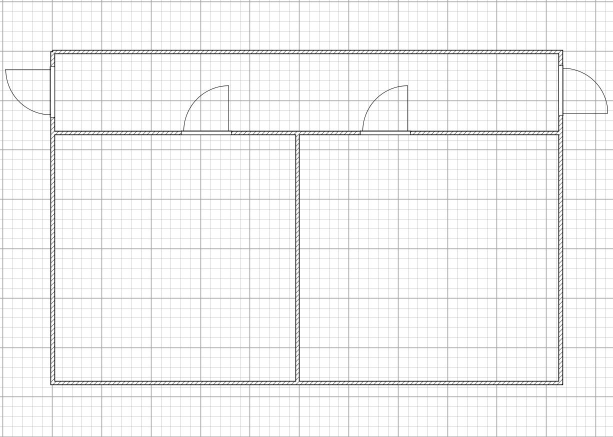
#> input picture 1.jpg, 1226 x 873 px (shown at 1/2 size)
$ python Fire_Safety.py
#> lines starting #> are read from the running program, lines starting #| are printed output that depends on the picture; after the words box and inside, x2 and y2 are one past the last pixel; in counts of white or black regions, pixels touching at a corner belong together
import cv2
import numpy as np
import serial
import datetime
import time


firein1 = 0
firein2 = 0
firein3 = 0
firein4 = 0
hroom1 = 0
hroom2 = 0
hpass1 = 0

try:
    ser1 = serial.Serial('COM3', 9600, timeout=0)  # COM порт режима
    ser2 = serial.Serial('COM4', 9600, timeout=0)  # COM порт экрана
except:
    print('ERROR:  Ошибка подключения COM портов')
    sys.exit()


if __name__ == '__main__':
    def nothing(*arg):
        pass


    #Создаем окна
    cv2.namedWindow('room1cam1')  # создаем окно комната 1 камера 1
    cv2.namedWindow('room2cam1')  # создаем окно комната 1 камера 1
    #cv2.namedWindow('passcam1')  # создаем окно коридор камера 1
    #cv2.namedWindow('passcam2')  # создаем окно коридор камера 2
    cv2.namedWindow('plan')  # создаем главное окно
    cv2.namedWindow('settings', cv2.WINDOW_NORMAL)  # создаем окно настроек

    # создаем бегунки для настройки
    cv2.createTrackbar('sens Fire', 'settings', 0, 5, nothing)
    cv2.createTrackbar('sens H1', 'settings', 0, 5, nothing)
    cv2.createTrackbar('sens_ H2', 'settings', 0, 5, nothing)
    cv2.createTrackbar('detect', 'settings', 0, 5, nothing)
    cv2.createTrackbar('FIRE ALARM', 'settings', 0, 1, nothing)
    crange = [0, 0, 0, 0, 0, 0, 0, 0, 0]

    #Подключаем камеры
    cap0 = cv2.VideoCapture(0, cv2.CAP_DSHOW)  # комната 1 камера 1
    cap0.set(cv2.CAP_PROP_FPS, 15)
    cap0.set(3, 640)
    cap0.set(4, 480)

    cap1 = cv2.VideoCapture(1, cv2.CAP_DSHOW)  # комната 1 камера 2
    cap1.set(cv2.CAP_PROP_FPS, 15)
    cap1.set(3, 640)
    cap1.set(4, 480)

    # [12 lines of commented-out code are left out]
    imgfile = cv2.imread('1.jpg')
#> imgfile is the input picture: shape (873, 1226, 3); min 0, max 255, mean 244
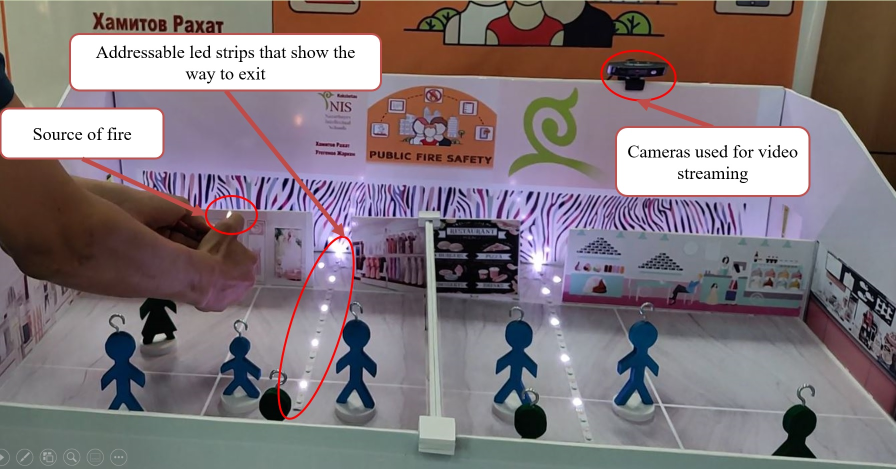
#> input picture photo_1.jpg, 1792 x 938 px, given in place of the camera (shown at 1/2 size)
#> further down, img0 is the input picture: shape (938, 1792, 3); mean B, G, R 122.9, 118, 128.6


#функция обнаружения огня
def firedetect(hsvV,sens_fire,detect,nroom):
#> called with sens_fire = 0, detect = 0, nroom = 'room1'
    global firein1
    global firein2
    global firein3
    global firein4

    if sens_fire == 0:
        h_min = np.array((0, 93, 241), np.uint8)
        h_max = np.array((172, 199, 255), np.uint8)

    if sens_fire == 1:
        h_min = np.array((0, 94, 241), np.uint8)
        h_max = np.array((96, 150, 255), np.uint8)

    if sens_fire == 2:
        h_min = np.array((176, 93, 173), np.uint8)
        h_max = np.array((255, 224, 255), np.uint8)

    if sens_fire == 3:
        h_min = np.array((147, 19, 174), np.uint8)
        h_max = np.array((255, 240, 255), np.uint8)

    if sens_fire == 4:
        h_min = np.array((165, 64, 155), np.uint8)
        h_max = np.array((191, 175, 255), np.uint8)

    if sens_fire == 5:
        h_min = np.array((0, 137, 125), np.uint8)
        h_max = np.array((182, 255, 255), np.uint8)

    if detect == 0:
        fdetect = 100
        ldetect = 500
    if detect == 1:
        fdetect = 100
        ldetect = 1000
    if detect == 2:
        fdetect = 100
        ldetect = 20000
    if detect == 3:
        fdetect = 10000
        ldetect = 20000
    if detect == 4:
        fdetect = 12000
        ldetect = 40000
    if detect == 5:
        fdetect = 500
        ldetect = 50000

    # накладываем фильтр на кадр в модели HSV
    thresh = cv2.inRange(hsvV, h_min, h_max)
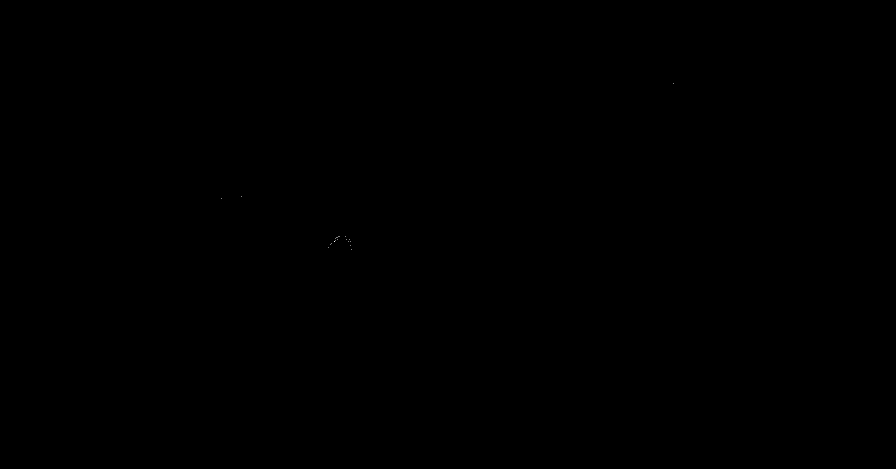
#> thresh: shape (938, 1792) (shown at 1/2 size); 0% white in thin lines or dots, all inside (x1, y1, x2, y2) = (443, 166, 1347, 500)

    # кординаты центра огня
    moments = cv2.moments(thresh, 1)
#> moments = moments, m00 22, centre m10/m00, m01/m00 = (690.2, 459.1)
    dM01 = moments['m01']
#> dM01 = 10101
    dM10 = moments['m10']
#> dM10 = 15184
    dArea = moments['m00']
#> dArea = 22

    thresh = cv2.GaussianBlur(thresh, (5, 5), 2)  # размываем кадр

    no_red = cv2.countNonZero(thresh)  # Функция возвращает количество ненулевых элементов
#> no_red = 444
    print('FIRE-',no_red)
#| FIRE- 444
#| FIRE- 444
    if ((int(no_red) > fdetect) and (int(no_red) < ldetect)):

        # Выводим кординаты огня
        if dArea > 100:
            x = int(dM10 / dArea)
            y = int(dM01 / dArea)
            cv2.circle(imgfile, (x, y), 5, (0, 0, 255), 2)

            if nroom == 'room1':
                firein1 = 1
                cv2.putText(imgfile, "FIRE", (640-x, 810-y),
                            cv2.FONT_HERSHEY_SIMPLEX, 1, (0, 0, 255), 2)
            if nroom == 'room2':
                firein2 = 1
                cv2.putText(imgfile, "FIRE",(1200-x, 810-y),
                            cv2.FONT_HERSHEY_SIMPLEX, 1, (0, 0, 255), 2)
            if nroom == 'pass1':
                firein3 = 1
                cv2.putText(imgfile, "FIRE",(40,180),
                            cv2.FONT_HERSHEY_SIMPLEX, 1, (0, 0, 255), 2)
            if nroom == 'pass2':
                firein4 = 1
                cv2.putText(imgfile, "FIRE",(1120, 180),
                            cv2.FONT_HERSHEY_SIMPLEX, 1, (0, 0, 255), 2)

            cv2.createTrackbar('FIRE ALARM', 'settings', 1, 1, nothing)

#Функция обнаружения людей
def humandetect(hsvVV,nroom):
#> called with nroom = 'room1'
    total = 0
    #Зеленые человечки
    if sens_fire == 0:
        h_min = np.array((60, 42, 32), np.uint8)
        h_max = np.array((81, 157, 97), np.uint8)

    if sens_fire == 1:
        h_min = np.array((37, 73, 0), np.uint8)
        h_max = np.array((81, 255, 255), np.uint8)

    if sens_fire == 2:
        h_min = np.array((144, 27, 34), np.uint8)
        h_max = np.array((80, 92, 64), np.uint8)

    if sens_fire == 3:
        h_min = np.array((0, 33, 0), np.uint8)
        h_max = np.array((75, 97, 52), np.uint8)

    if sens_fire == 4:
        h_min = np.array((59, 74, 6), np.uint8)
        h_max = np.array((102, 118, 52), np.uint8)

    if sens_fire == 5:
        h_min = np.array((60, 42, 32), np.uint8)
        h_max = np.array((81, 157, 97), np.uint8)


    hsvVVV = cv2.cvtColor(hsvVV, cv2.COLOR_BGR2HSV)
#> hsvVVV: shape (938, 1792, 3); mean H, S, V 88.1, 63.6, 137.7
    green = cv2.inRange(hsvVVV, h_min, h_max)
#> green: shape (938, 1792); 0.02% white in thin lines or dots, all inside (x1, y1, x2, y2) = (21, 1, 1632, 917)
    gray = cv2.GaussianBlur(green, (3, 3), 0)
    edged = cv2.Canny(gray, 10, 250)
#> edged: shape (938, 1792); 0.06% white in thin lines or dots, all inside (x1, y1, x2, y2) = (20, 0, 1633, 918)
    #kernel = cv2.getStructuringElement(cv2.MORPH_RECT, (21, 21), (10, 10))
    kernel = cv2.getStructuringElement(cv2.MORPH_RECT, (14, 14), (5, 5))
    closed = cv2.morphologyEx(edged, cv2.MORPH_CLOSE, kernel)
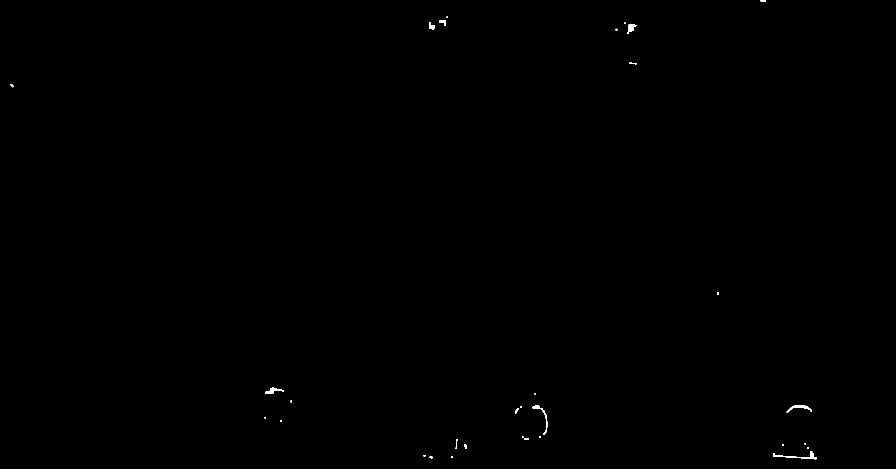
#> closed: shape (938, 1792) (shown at 1/2 size); 0.11% white; 31 white regions (16 under 20 px)
    cnts, _ = cv2.findContours(closed.copy(), cv2.RETR_EXTERNAL, cv2.CHAIN_APPROX_SIMPLE)
#> cnts = 31 contours, 20 with area under 20; largest, box (x1, y1, x2, y2) and area: (1546, 902, 1634, 919) 240, (1573, 810, 1624, 826) 215, (1065, 810, 1095, 870) 164, (1254, 48, 1273, 68) 155, (530, 775, 568, 788) 149

    for c in cnts:
        # аппроксимируем (сглаживаем) контур
        peri = cv2.arcLength(c, True)
        approx = cv2.approxPolyDP(c, 0.0008 * peri, True)

        # если количество вершин = то считаем
        if ((len(approx) > 60) and (len(approx) < 160)):

            moments = cv2.moments(approx, 1)
            dM01 = moments['m01']
            dM10 = moments['m10']
            dArea = moments['m00']
            if dArea > 100:
                x = int(dM10 / dArea)
                y = int(dM01 / dArea)
                #cv2.circle(hsvVV, (x, y), 5, (0, 0, 255), 2)
                if nroom == 'room1':
                    #cv2.putText(hsvVV, "o", (x + 10, y - 10),
                                #cv2.FONT_HERSHEY_SIMPLEX, 1, (0, 0, 255), 2)
                    cv2.putText(imgfile, "o", (640-x, 810-y),
                            cv2.FONT_HERSHEY_SIMPLEX, 1, (255, 0, 255), 2)

                if nroom == 'room2':
                    #cv2.putText(hsvVV, "%d-%d" % (x, y), (x + 10, y - 10),
                                #cv2.FONT_HERSHEY_SIMPLEX, 1, (0, 0, 255), 2)
                    cv2.putText(imgfile, "o", (1200-x, 810-y),
                            cv2.FONT_HERSHEY_SIMPLEX, 1, (255, 0, 255), 2)


                if nroom == 'pass1':
                    cv2.putText(hsvVV, "%d-%d" % (x, y), (x + 10, y - 10),
                                cv2.FONT_HERSHEY_SIMPLEX, 1, (0, 0, 255), 2)

                if nroom == 'pass2':
                    cv2.putText(hsvVV, "%d-%d" % (x, y), (x + 10, y - 10),
                                cv2.FONT_HERSHEY_SIMPLEX, 1, (0, 0, 255), 2)


            cv2.drawContours(hsvVV, [approx], -1, (0, 255, 0), 4)
            total += 1
#> this loop made 31 passes
#> (peri, dM01, dM10, dArea, x, y, total) on pass 18: (171, 136702.2, 178159.2, 164.5, 1083, 831, 1)
#> peri on passes 1, 4, 5, 6, 7, 9: 15.41, 211.5, 10.83, 10.83, 24.49, 44.83
#> hsvVV: shape (938, 1792, 3); 0.03% of pixels changed, all inside (x1, y1, x2, y2) = (1063, 808, 1097, 872)
#> after the loop, total = 1

    # Синии человечки
    if sens_fire == 0:
        h_min = np.array((99, 122, 0), np.uint8)
        h_max = np.array((255, 255, 255), np.uint8)

    if sens_fire == 1:
        h_min = np.array((96, 157, 24), np.uint8)
        h_max = np.array((173, 255, 255), np.uint8)

    if sens_fire == 2:
        h_min = np.array((46, 47, 26), np.uint8)
        h_max = np.array((113, 197, 123), np.uint8)

    if sens_fire == 3:
        h_min = np.array((91, 102, 39), np.uint8)
        h_max = np.array((114, 178, 98), np.uint8)

    if sens_fire == 4:
        h_min = np.array((98, 128, 0), np.uint8)
        h_max = np.array((111, 175, 186), np.uint8)

    if sens_fire == 5:
        h_min = np.array((94, 99, 46), np.uint8)
        h_max = np.array((151, 199, 106), np.uint8)

    hsvVVV = cv2.cvtColor(hsvVV, cv2.COLOR_BGR2HSV)
#> hsvVVV: shape (938, 1792, 3); mean H, S, V 88.1, 63.7, 137.8
    green = cv2.inRange(hsvVVV, h_min, h_max)
#> green: shape (938, 1792); 5.3% white; 1109 white regions (870 under 20 px), largest, box (x1, y1, x2, y2) and area: (1229, 642, 1317, 811) 7809, (202, 663, 290, 822) 7668, (673, 632, 753, 817) 7606
    gray = cv2.GaussianBlur(green, (3, 3), 0)
    edged = cv2.Canny(gray, 10, 250)
#> edged: shape (938, 1792); 2.5% white in thin lines or dots
    # kernel = cv2.getStructuringElement(cv2.MORPH_RECT, (21, 21), (10, 10))
    kernel = cv2.getStructuringElement(cv2.MORPH_RECT, (14, 14), (5, 5))
    closed = cv2.morphologyEx(edged, cv2.MORPH_CLOSE, kernel)
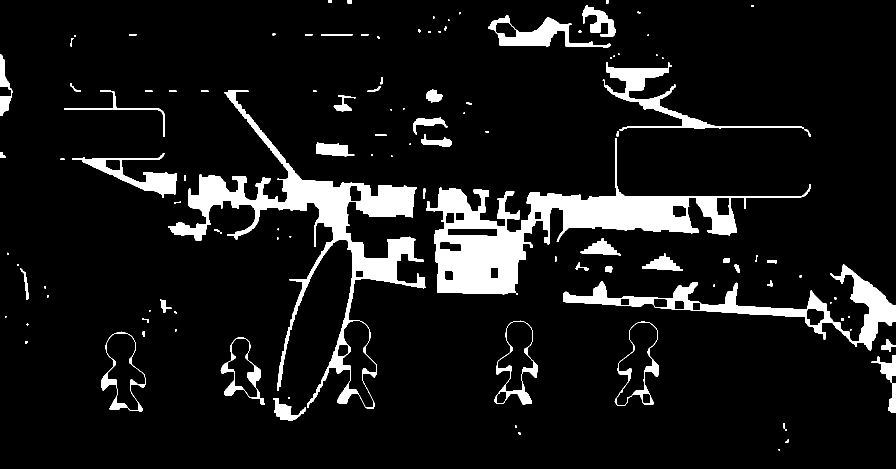
#> closed: shape (938, 1792) (shown at 1/2 size); 9.1% white; 116 white regions (43 under 20 px)
    cnts, _ = cv2.findContours(closed.copy(), cv2.RETR_EXTERNAL, cv2.CHAIN_APPROX_SIMPLE)
#> cnts = 116 contours, 57 with area under 20; largest, box (x1, y1, x2, y2) and area: (853, 276, 1622, 589) 53872, (336, 180, 851, 818) 47563, (1126, 529, 1792, 701) 18983, (1229, 642, 1318, 812) 8240, (203, 663, 291, 823) 8046

    for c in cnts:
        # аппроксимируем (сглаживаем) контур
        peri = cv2.arcLength(c, True)
        approx = cv2.approxPolyDP(c, 0.0008 * peri, True)

        # если количество вершин = то считаем
        if ((len(approx) > 60) and (len(approx) < 160)):

            moments = cv2.moments(approx, 1)
            dM01 = moments['m01']
            dM10 = moments['m10']
            dArea = moments['m00']
            if dArea > 100:
                x = int(dM10 / dArea)
                y = int(dM01 / dArea)
                #cv2.circle(hsvVV, (x, y), 5, (0, 0, 255), 1)
                if nroom == 'room1':
                    #cv2.putText(hsvVV, "%d-%d" % (x, y), (x + 10, y - 10),
                            #cv2.FONT_HERSHEY_SIMPLEX, 1, (0, 0, 255), 2)
                    cv2.putText(imgfile, "o", (640-x, 810-y),
                            cv2.FONT_HERSHEY_SIMPLEX, 1, (255, 0, 255), 2)

                if nroom == 'room2':
                    #cv2.putText(hsvVV, "%d-%d" % (x, y), (x + 10, y - 10),
                            #cv2.FONT_HERSHEY_SIMPLEX, 1, (0, 0, 255), 2)
                    cv2.putText(imgfile, "o", (1200-x, 810-y),
                            cv2.FONT_HERSHEY_SIMPLEX, 1, (255, 0, 255), 2)


                if nroom == 'pass1':
                    cv2.putText(hsvVV, "%d-%d" % (x, y), (x + 10, y - 10),
                            cv2.FONT_HERSHEY_SIMPLEX, 1, (0, 0, 255), 2)

                if nroom == 'pass2':
                    cv2.putText(hsvVV, "%d-%d" % (x, y), (x + 10, y - 10),
                            cv2.FONT_HERSHEY_SIMPLEX, 1, (0, 0, 255), 2)


            cv2.drawContours(hsvVV, [approx], -1, (0, 255, 0), 4)
            total += 1
#> this loop made 116 passes
#> (peri, dM01, dM10, dArea, x, y) on passes 7, 13, 14, 19, 20, 38, 60, 64, 86, 109, 113: (238.4, 918882.8, 636387.7, 1117, 569, 822), (468, 4089425.5, 2677641.7, 5525, 484, 740), (556, 5974219, 1978080.2, 8044.5, 245, 742), (586.4, 5993777.7, 10531658.8, 8248, 1276, 726), (607.8, 5619511.5, 8026767.3, 7768.5, 1033, 723), (2336.3, 11697753.8, 29321665, 19122, 1533, 611), (772.7, 1730090.3, 1346254, 4942, 272, 350), (3496.9, 25014315.2, 59392587.5, 54127.5, 1097, 462), (1705.5, 1278140.2, 8777984.7, 6704, 1309, 190), (696.4, 384124.8, 6018918.5, 5655, 1064, 67), (362.2, 70158.5, 1971690.5, 1645, 1198, 42)
#> peri on passes 2, 3, 5, 6, 9, 10: 21.07, 15.66, 12.83, 24.83, 144.7, 226
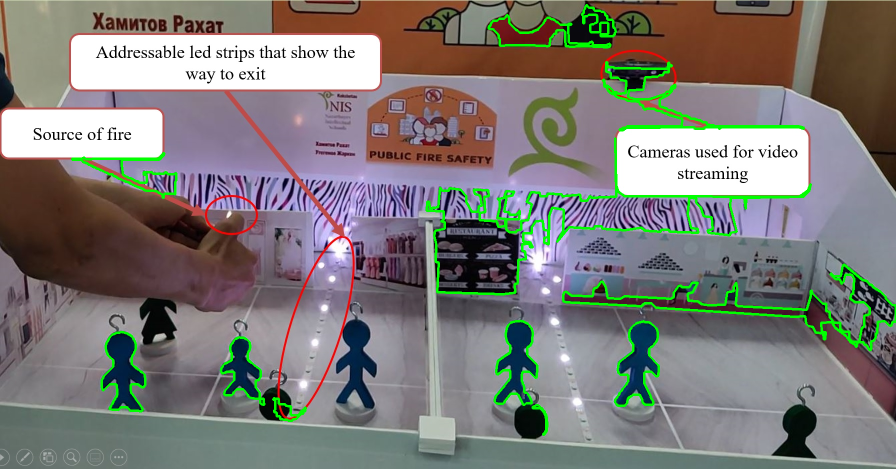
#> hsvVV: shape (938, 1792, 3) (shown at 1/2 size); mean B, G, R 120, 123.6, 125.5
#> imgfile: shape (873, 1226, 3); 0.04% of pixels changed, all inside (x1, y1, x2, y2) = (158, 53, 413, 462)
#> after the loop, total = 12

    return total


while True:
    now = datetime.datetime.now() #Текущая дата

    flag0, img0 = cap0.read()  # захватываем текущий кадр и кладем его в переменную img0
    if flag0 == False:
        print('ERROR: Не подключена камера 1')
    flag1, img1 = cap1.read()  # захватываем текущий кадр и кладем его в переменную img1
    if flag1 == False:
        print('ERROR: Не подключена камера 2')
    # [8 lines of commented-out code are left out]
    room1 = img0
    room2 = img1
    #pass1 = img2
    #pass2 = img2

    # считываем значения бегунков
    sens_fire = cv2.getTrackbarPos('sens Fire', 'settings')
    sens_H1 = cv2.getTrackbarPos('sens H1', 'settings')
    sens_H2 = cv2.getTrackbarPos('sens H2', 'settings')
    detect = cv2.getTrackbarPos('detect', 'settings')
    FIRE_ALARM = cv2.getTrackbarPos('FIRE ALARM', 'settings')

    # Обновляем картинку
    imgfile = cv2.imread('1.jpg')


    if FIRE_ALARM == 1:
        cv2.putText(imgfile, "ATTENTION: FIRE ", (200, 50), cv2.FONT_HERSHEY_SIMPLEX, 1, (0, 0, 255), 4)
        ser2.write(bytes([hroom1])+bytes([hroom2]))
        time.sleep(0.05)

        if (firein1 == 1) and (firein3 == 0) and (firein4 == 0):
            print('РЕЖИМ 3')
            ser1.write(b'3')
            time.sleep(0.1)

        if (firein2 == 1) and (firein3 == 0) and (firein4 == 0):
            print('РЕЖИМ 3')
            ser1.write(b'3')
            time.sleep(0.1)


        if (firein3 == 1) and (firein4 == 0):
            print('РЕЖИМ 2')
            ser1.write(b'2')
            time.sleep(0.1)

        if (firein3 == 0) and (firein4 == 1):
            print('РЕЖИМ 1')
            ser1.write(b'1')
            time.sleep(0.1)

        if (firein3 == 1) and (firein4 == 1):
            print('РЕЖИМ 3')
            ser1.write(b'3')
            time.sleep(0.1)


    else:
        firein1 = 0
        fierin2 = 0
        firein3 = 0
        firein4 = 0
        ser1.write(b'0')
        ser2.write(bytes([0])+bytes([0]))

    firedetect(room1, sens_fire,detect, 'room1')
    firedetect(room2, sens_fire,detect, 'room2')
    #firedetect(pass1, sens_fire,detect, 'pass1')
    #firedetect(pass2, sens_fire,detect, 'pass2')

    hroom1 = humandetect(room1, 'room1')
#> hroom1 = 12
    hroom2 = humandetect(room2, 'room2')
#> call 2 of humandetect, with nroom = 'room2'
#> in humandetect (call 2), `cnts, _ = cv2.findContours(closed.copy(), cv2.RETR_EXTERNAL, cv2.CHAIN..`: cnts = 31 contours, 20 with area under 20; largest, box (x1, y1, x2, y2) and area: (1546, 902, 1634, 919) 240, (1573, 810, 1624, 826) 215, (1065, 810, 1095, 870) 164, (1254, 48, 1273, 68) 155, (530, 775, 568, 788) 149
#> the loop in humandetect (call 2), `for c in cnts:` made 31 passes
#> peri on passes 1, 4, 5, 6, 7, 9, 12, 15, 17, 21, 23, 24: 15.41, 211.5, 10.83, 10.83, 24.49, 44.83, 10.83, 27.31, 121.7, 94.97, 18.73, 32.24
#> after the loop in humandetect (call 2), `for c in cnts:`: total = 1
#> in humandetect (call 2), `cnts, _ = cv2.findContours(closed.copy(), cv2.RETR_EXTERNAL, cv2.CHAIN..`: cnts = 116 contours, 57 with area under 20; largest, box (x1, y1, x2, y2) and area: (853, 276, 1622, 589) 53872, (336, 180, 851, 818) 47563, (1126, 529, 1792, 701) 18983, (1229, 642, 1318, 812) 8240, (203, 663, 291, 823) 8046
#> the loop in humandetect (call 2), `for c in cnts:` made 116 passes
#> peri on passes 2, 3, 5, 6, 9, 10, 11, 12, 15, 16, 18, 22: 21.07, 15.66, 12.83, 24.83, 144.7, 226, 18.83, 98.14, 28.24, 11.41, 9.66, 42.24
#> after the loop in humandetect (call 2), `for c in cnts:`:
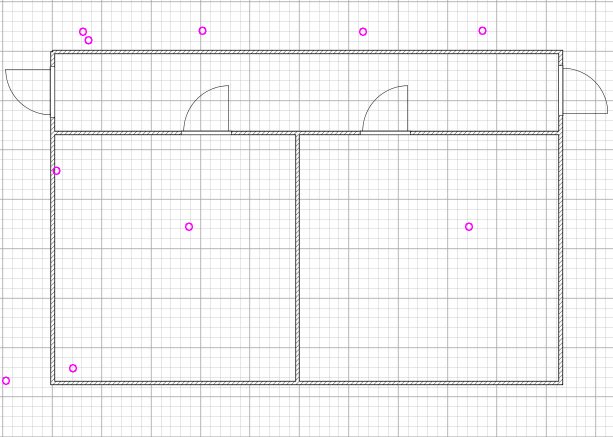
#> imgfile: shape (873, 1226, 3) (shown at 1/2 size); mean B, G, R 244, 243.7, 244
#> after the loop in humandetect (call 2), `for c in cnts:`: total = 12
#> hroom2 = 12
    # [4 lines of commented-out code are left out]


    cv2.putText(imgfile, " find {0} object".format(hroom1), (140, 800), cv2.FONT_HERSHEY_SIMPLEX,
                1, (255, 0, 0), 4)
    cv2.putText(imgfile, " find {0} object".format(hroom2), (700, 800), cv2.FONT_HERSHEY_SIMPLEX,
                1, (255, 0, 0), 4)
    #cv2.putText(imgfile, " find {0} object".format(hpass12), (500, 80), cv2.FONT_HERSHEY_SIMPLEX,
                #1, (255, 0, 0), 4)


    cv2.putText(imgfile, "Date:{0} ".format(now.strftime("%d-%m-%Y %H:%M:%S")), (600, 30), cv2.FONT_HERSHEY_SIMPLEX,
                1, (255, 0, 0), 2)
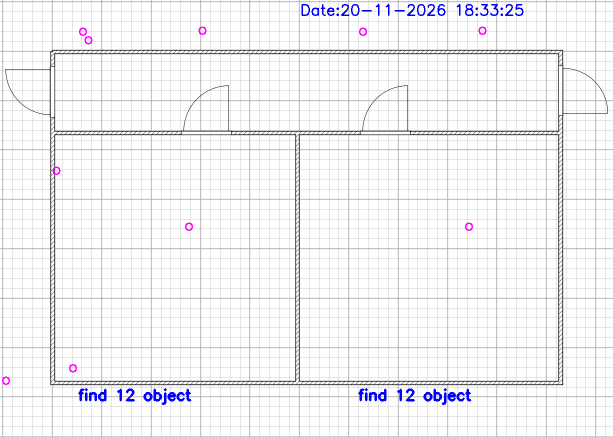
#> imgfile: shape (873, 1226, 3) (shown at 1/2 size); mean B, G, R 244.1, 241.9, 242.3
    #cv2.putText(imgfile, " find {0} object".format(humandetect(pass2, 'pass2')), (300, 150), cv2.FONT_HERSHEY_SIMPLEX,
    #            1, (255, 0, 0), 4)


    #Выводим окна
    cv2.imshow('room1cam1', room1)  # отображаем кадр комната 1 камера 1
    cv2.imshow('room2cam1', room2)  # отображаем кадр комната 1 камера 2
    #cv2.imshow('passcam1', pass1)  # отображаем кадр комната 2 камера 1
    #cv2.imshow('passcam2', pass2)  # отображаем кадр комната 2 камера 2
    cv2.imshow('plan', imgfile)  # отображаем кадр в окне с именем result

    if FIRE_ALARM == 1:
        if ((now.second == 10) or (now.second == 20) or (now.second == 30) or (now.second == 40) or (now.second == 50)):
            filename1 = now.strftime("%d%m%y-%H%M%S")
            cv2.imwrite(filename1 + '.png', imgfile)

    ch = cv2.waitKey(5)
#> (key Esc is pressed here)
    if ch == 27:  # ESC
        break

#> (the run stopped early here; a loop or call above may not have finished)
